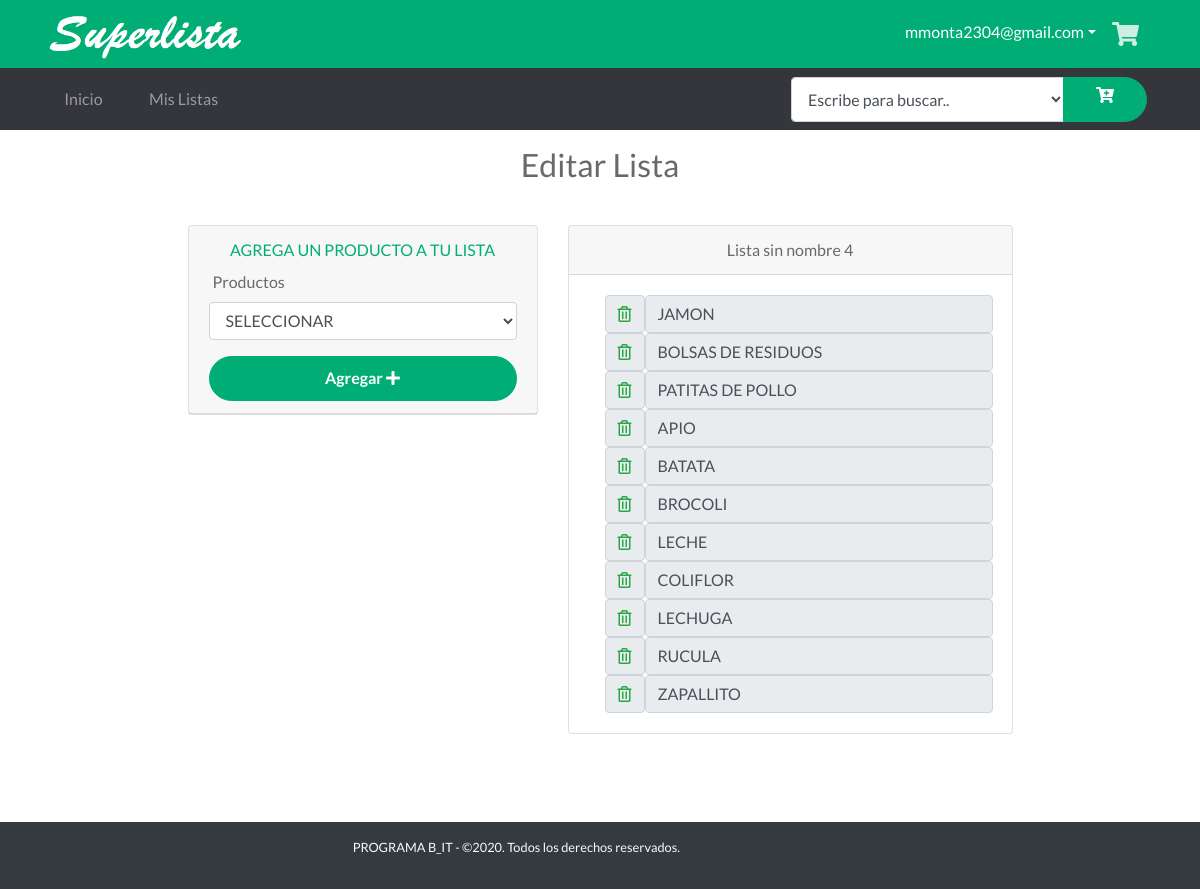
The app's page /EditarLista/39 (signed in) with its own data.
### tables this page shows
CREATE TABLE "Contenido" (
	"Id"	INTEGER NOT NULL PRIMARY KEY AUTOINCREMENT UNIQUE,
	"ListaId"	INTEGER NOT NULL,
	"ProductoId"	INTEGER NOT NULL,
	FOREIGN KEY("ProductoId") REFERENCES "Productos"("Id"),
	FOREIGN KEY("ListaId") REFERENCES "Listas"("Id")
);

CREATE TABLE "Listas" (
	"Id"	INTEGER NOT NULL PRIMARY KEY AUTOINCREMENT UNIQUE,
	"UsuarioId"	INTEGER NOT NULL,
	"Nombre"	TEXT,
	"Descripcion"	TEXT,
	FOREIGN KEY("UsuarioId") REFERENCES "Usuarios"("Id")
);

### app.py (the view)
@app.route('/EditarLista/<id>', methods=['GET', 'POST'])
def EditarLista(id):
    if 'nombre' in session:
        id_usuario = session['id']
    else:
        return redirect("/")
    id = int(id)
    db = get_db()
    cur = db.cursor()
    productos = getAllProductosUsuarios()
    searchAll = (
        "SELECT ListaId, ListaNombre, Descripcion, ProductoNombre, ContenidoProductoId, ContenidoId FROM General WHERE ListaId = ? AND UsuarioId = ?")
    cur.execute(searchAll, [(id), (id_usuario)])
    resultados = [dict(ListaId=row[0], ListaNombre=row[1], Descripcion=row[2], ProductoNombre=row[3], ProductoId=row[4], ContenidoId=row[5])
                  for row in cur.fetchall()]
    db.close()
    return render_template('VerLista.html', datos=resultados, productos=productos)

### app.py (called while the page is built)
def get_db():
    db = getattr(g, '_database', None)
    if db is None:
        db = g._database = sqlite3.connect('database1.db')
    return db

@app.teardown_appcontext
def close_connection(exception):
    db = getattr(g, '_database', None)
    if db is not None:
        db.close()

def conectar_db():
    return sqlite3.connect('database1.db')

def getAllProductosUsuarios():
    g.db = conectar_db()
    consulta = 'SELECT * FROM Productos WHERE (PropietarioId= ?) ORDER BY Producto'
    if 'nombre' in session:
        id = session['id']
    cur = g.db.execute(consulta, [id])
    productos_usuarios = [dict(pro_id=row[0], cat_id=row[1], pro_nombre=row[2])
                          for row in cur.fetchall()]
    g.db.close()
    return productos_usuarios

### templates/VerLista.html (shortened to what this page needs)
{% extends "layout_logged_in.html" %}
{% block content %}
<section>
    <div class="text h2 text-center py-3">
        <span>Editar Lista</span>
    </div>
    <div class="container">
        <div class="row justify-content-center">
            <div class="col-md-4 py-3">
                <form action="/AgregarProductoLista/{{datos[0].ListaId}}" method="POST">
                    <div class="card text-center">
                        <div class="card-header">
                            <div class="form-group">
                                <div class="text text-center px-1 text-primary">
                                    <label>AGREGA UN PRODUCTO A TU LISTA</label>
                                </div>
                                <div class="text text-left px-1">
                                    <label>Productos</label>
                                </div>
                                <select class="form-control" name="producto">
                                    <option selected="OTROS" value="0">SELECCIONAR</option>
                                </select>
                            </div>
                            <button type="submit" name="submit"  class="btn btn-primary btn-block">
                                Agregar <i class="fa fa-plus"></i></button>
                        </div>
                    </div>
                </form>
            </div>
            <div class="col-md-5 text-center py-3">
                <div class="card">
                    <div class="card-header">
                        {%  set contador = namespace(value=1) %}
                            {% for dato in datos%}
                                {% if contador.value == 1 %}
                                    <span class="text text-align-left" name="nmlista" id="nmlista"  >{{dato.ListaNombre}}</span>
                                {% endif %}
                            {% set contador.value = contador.value + 1 %}
                        {% endfor %}
                    </div>
                    <div class="card-body ml-3">
                        {% for dato in datos %}
                            <div class="input-group-prepend">
                                <div class="input-group-text">
                                    <a href="/DeleteArtContenido/{{dato.ContenidoId}}"><i
                                            class="far fa-trash-alt text-success"></i></a>
                                </div>
                                <input type="text"  readonly="true" color="blue"
                                    class="form-control"
                                    value="{{ dato.ProductoNombre }}">
                            </div>
                        {% endfor %}
                    </div>
                </div>
                <br>
            </div>
        </div>
    </div>
</section>
{% endblock %}

### static/css/all.css (style rules this page uses)
.fa, .fas, .far, .fal, .fab { -moz-osx-font-smoothing: grayscale; -webkit-font-smoothing: antialiased; display: inline-block; font-style: normal; font-variant: normal; text-rendering: auto; line-height: 1; }
.fa-plus:before { content: "\f067"; }
.fa-trash-alt:before { content: "\f2ed"; }
.far { font-family: 'Font Awesome 5 Free'; font-weight: 400; }
.fa, .fas { font-family: 'Font Awesome 5 Free'; font-weight: 900; }

### static/css/estilos.css (style rules this page uses)
html { font-size: 13px; }
body { font-family: 'Lato', sans-serif; color: #696969; }
.btn { border-radius: 2rem; padding: .6rem 2rem; font-weight: bold; }
.text-primary { color: #00ad75 !important; }
.btn-primary { color: #fff; background-color: #00ad75; border-color: #00ad75; position: relative; overflow: hidden; z-index: 1; -webkit-transition: all .3s ease; transition: all .3s ease; }
.btn-primary:after { font-family: 'Font Awesome 5 Free'; font-weight: 900; position: relative; left: .6rem; top: .1rem; -webkit-transition: left .3s ease; transition: left .3s ease; }
.btn-primary:before { content: ""; z-index: -1; width: 0; height: 100%; background: #fff; position: absolute; left: 50%; top: 0; -webkit-transform: skew(45deg, 0); transform: skew(45deg, 0); -webkit-transition: all .4s ease; transition: all .4s ease; }
@media (min-width: 990px) { html { font-size: 16px; } }

### records on screen
Contenido: ListaNombre "Lista sin nombre 4", ProductoNombre "JAMON"
Contenido: ProductoNombre "BOLSAS DE RESIDUOS"
Contenido: ProductoNombre "PATITAS DE POLLO"
Contenido: ProductoNombre "APIO"
Contenido: ProductoNombre "BATATA"
Contenido: ProductoNombre "BROCOLI"
Contenido: ProductoNombre "LECHE"
Contenido: ProductoNombre "COLIFLOR"
Contenido: ProductoNombre "LECHUGA"
Contenido: ProductoNombre "RUCULA"
Contenido: ProductoNombre "ZAPALLITO"

### other values on screen
{{ session['correo'] }} "mmonta2304@gmail.com"
